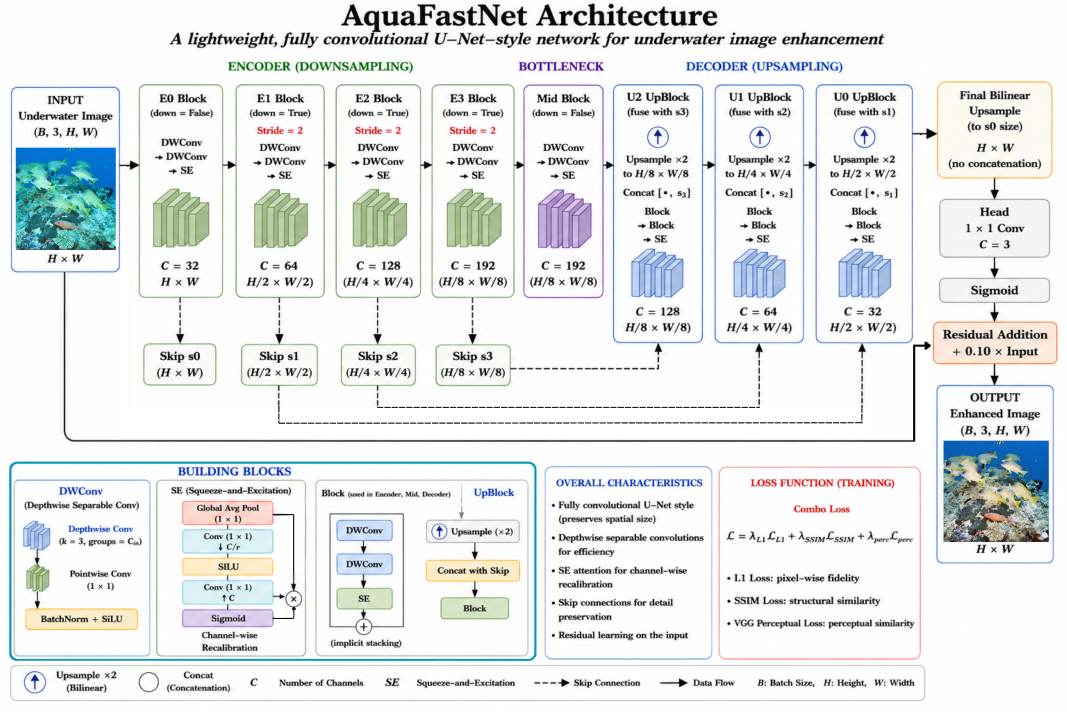
#> input picture Resources/Aquafastnet.png, 3200 x 2135 px (shown at 1/3 size)
$ python compare_side_by_side.py --raw_dir ../Resources --enhanced_dir ../Resources --out_dir out
#> lines starting #> are read from the running program, lines starting #| are printed output that depends on the picture
# Copyright 2026 Shahid Ahamed Hasib
#
# Licensed under the Apache License, Version 2.0 (the "License");
# you may not use this file except in compliance with the License.
# You may obtain a copy of the License at
#
#     http://www.apache.org/licenses/LICENSE-2.0
#
# Unless required by applicable law or agreed to in writing, software
# distributed under the License is distributed on an "AS IS" BASIS,
# WITHOUT WARRANTIES OR CONDITIONS OF ANY KIND, either express or implied.
#!/usr/bin/env python3
import argparse
from pathlib import Path
from PIL import Image
from tqdm import tqdm


def load_rgb(p: Path):
    return Image.open(p).convert("RGB")
#> returned value is the input picture: PIL image 3200x2135 RGB; mean R, G, B 230.4, 233.1, 233.7


def main():
    ap = argparse.ArgumentParser()
    ap.add_argument("--raw_dir", required=True)
    ap.add_argument("--enhanced_dir", required=True)
    ap.add_argument("--out_dir", required=True)
    args = ap.parse_args()

    raw_dir = Path(args.raw_dir)
    enhanced_dir = Path(args.enhanced_dir)
    out_dir = Path(args.out_dir)
    out_dir.mkdir(parents=True, exist_ok=True)

    exts = {".jpg", ".jpeg", ".png", ".bmp", ".tif", ".tiff"}
    files = sorted([p for p in raw_dir.iterdir() if p.suffix.lower() in exts])

    print("Found", len(files), "raw images")

    for raw_path in tqdm(files, desc="Comparing"):
        enhanced_path = enhanced_dir / raw_path.name
        if not enhanced_path.exists():
            continue

        raw_img = load_rgb(raw_path)
        enh_img = load_rgb(enhanced_path)

        # Resize enhanced if needed (safety)
        if raw_img.size != enh_img.size:
            enh_img = enh_img.resize(raw_img.size)

        W, H = raw_img.size
#> W = 3200; H = 2135

        canvas = Image.new("RGB", (W * 2, H))
#> canvas: PIL image 6400x2135 RGB; every value is 0
        canvas.paste(raw_img, (0, 0))
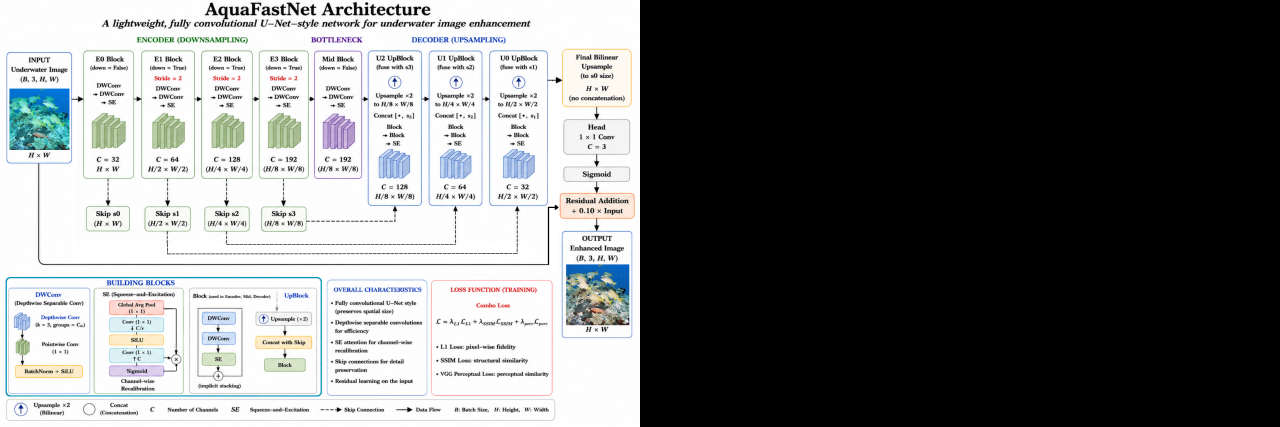
#> canvas: PIL image 6400x2135 RGB (shown at 1/5 size); mean R, G, B 115.2, 116.6, 116.8
        canvas.paste(enh_img, (W, 0))
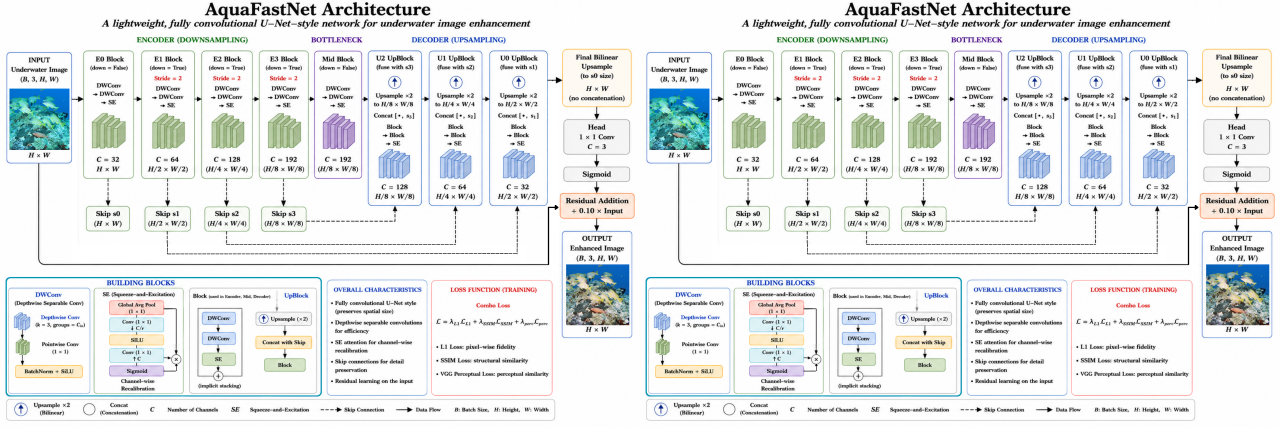
#> canvas: PIL image 6400x2135 RGB (shown at 1/5 size); mean R, G, B 230.4, 233.1, 233.7

        canvas.save(out_dir / raw_path.name)

    print("Saved comparisons to:", out_dir)


if __name__ == "__main__":
    main()
